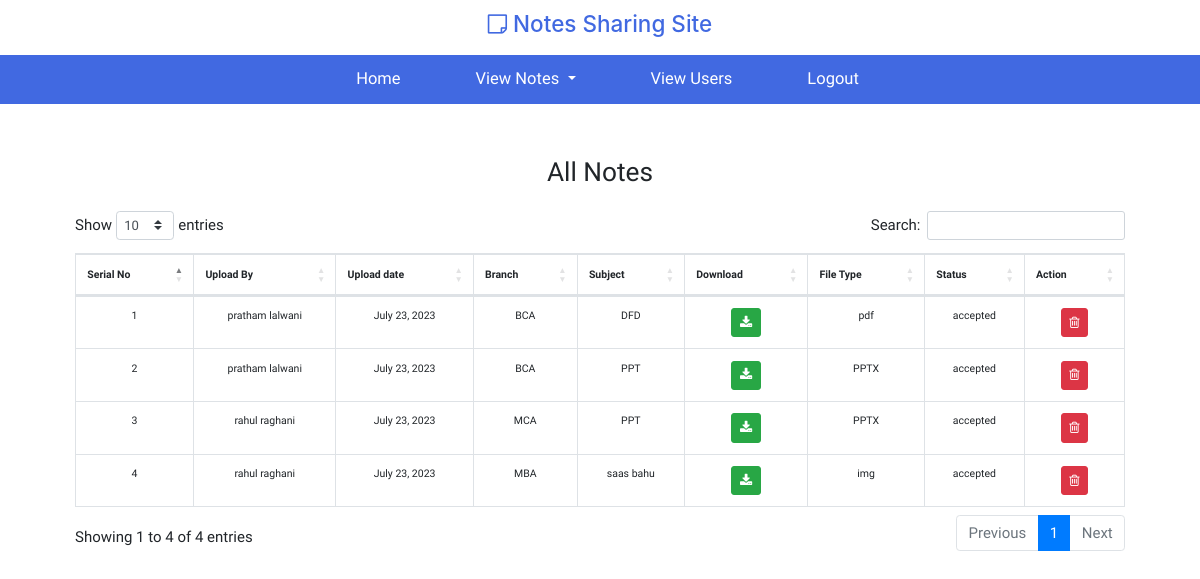
/view-notes/All (signed in), run on the app's committed database.
### notes/models.py (models this page shows, shortened)
class Note(models.Model):
    user=models.ForeignKey(User,on_delete=models.CASCADE)
    uploadDate=models.DateField()
    branch=models.CharField(max_length=30)
    subject=models.CharField(max_length=30)
    NotesFile=models.FileField()  # is me dekh error aa rahi he shayad se par kya error he vo pata nhi chal raha he
    type=models.CharField(max_length=30)
    Decription=models.CharField(max_length=100,null=True)
    status=models.CharField(max_length=20)

### notes/views.py (the view)
# urls.py: path("view-notes/All", allNotes, name="allNotes"),
def allNotes(request):
    if not request.user.is_authenticated:
        return render("adminLogin")
    notes = Note.objects.all()
    d = {"notes": notes}
    return render(request, "allNotes.html", d)

### notes/templates/allNotes.html (shortened to what this page needs)
{% extends 'adminNavigation.html'%}
{% load static %}
{% block body %}
<link rel="stylesheet" href="https://cdnjs.cloudflare.com/ajax/libs/twitter-bootstrap/4.5.2/css/bootstrap.css">
<link rel="stylesheet" href="https://cdn.datatables.net/1.13.5/css/dataTables.bootstrap4.min.css">
<link rel="stylesheet" href="{% static 'css/style.css'%}">
<link rel="stylesheet" href="{% static 'css/admin.css'%}">
<div class="container mt-2 p-5">
    <div class="row">
        <div class="col-12 text-center ">
            <h3>All Notes </h3>
        </div>
        <div class="col-12  mt-3 overflow-auto">
            <table class="table table-bordered text-center" id="viewNotes">
                <thead>
                    <tr>
                        <th>Serial No</th>
                        <th>Upload By</th>
                        <th>Upload date</th>
                        <th>Branch</th>
                        <th>Subject</th>
                        <th>Download</th>
                        <th>File Type</th>
                        <th>Status</th>
                        <th>Action</th>
                     </tr>
                </thead>
                <tbody>
                    {% for i in notes %}
                    <tr>
                        <td>{{forloop.counter}}</td>
                        <td>{{i.user.first_name}} {{i.user.last_name}}</td>
                        <td>{{i.uploadDate}}</td>
                        <td>{{i.branch}}</td>
                        <td>{{i.subject}}</td>
                        <td><a href="{{i.NotesFile.url}}" class="btn btn-success btn-sm" download><span
                            class="fa fa-download"></span></a></td>
                        <td>{{i.type}}</td>
                        <td>{{i.status}}</td>
                        <td><a href="{%url 'delPendingNotes' i.id%}" class="btn btn-sm btn-danger"><span
                            class="fa fa-trash-o"></span></a></td>
                    </tr>
                    {% endfor%}
                </tbody>
            </table>
        </div>
    </div>
</div>
{% endblock %}

### notes/static/css/admin.css (style rules this page uses)
@media screen and (max-width:1400px) { html { font-size: 15px !important; } }

### notes/static/css/style.css (style rules this page uses)
* { font-family: 'Geologica', sans-serif; }
html { font-size: 13px; }
body { margin: 0; padding: 0; }

### notes/templates/allNotes.html (style rules this page uses)
table { font-size: .7rem; width: 100%; }

### data on the page
Note: user.first_name "pratham", user.last_name "lalwani", uploadDate "July 23, 2023", branch "BCA", subject "DFD", type "pdf", status "accepted"
Note: user.first_name "pratham", user.last_name "lalwani", uploadDate "July 23, 2023", branch "BCA", subject "PPT", type "PPTX", status "accepted"
Note: user.first_name "rahul", user.last_name "raghani", uploadDate "July 23, 2023", branch "MCA", subject "PPT", type "PPTX", status "accepted"
Note: user.first_name "rahul", user.last_name "raghani", uploadDate "July 23, 2023", branch "MBA", subject "saas bahu", type "img", status "accepted"
